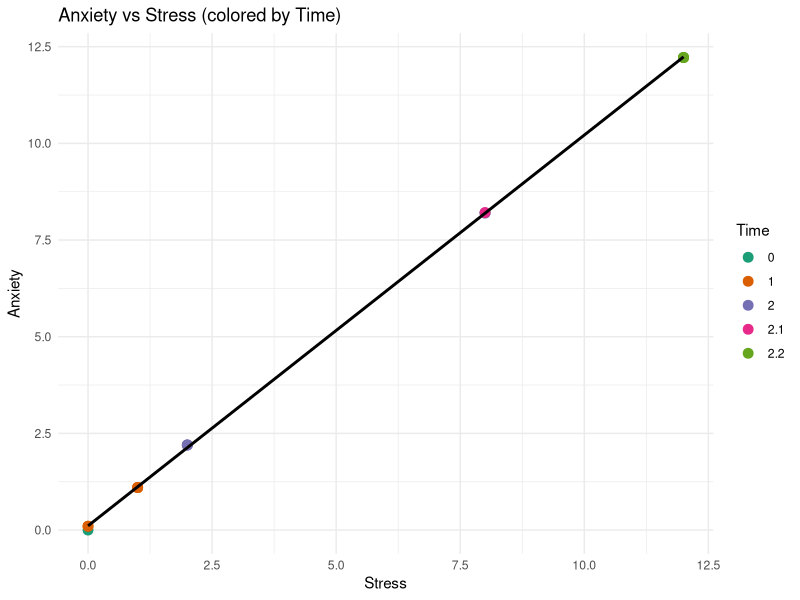
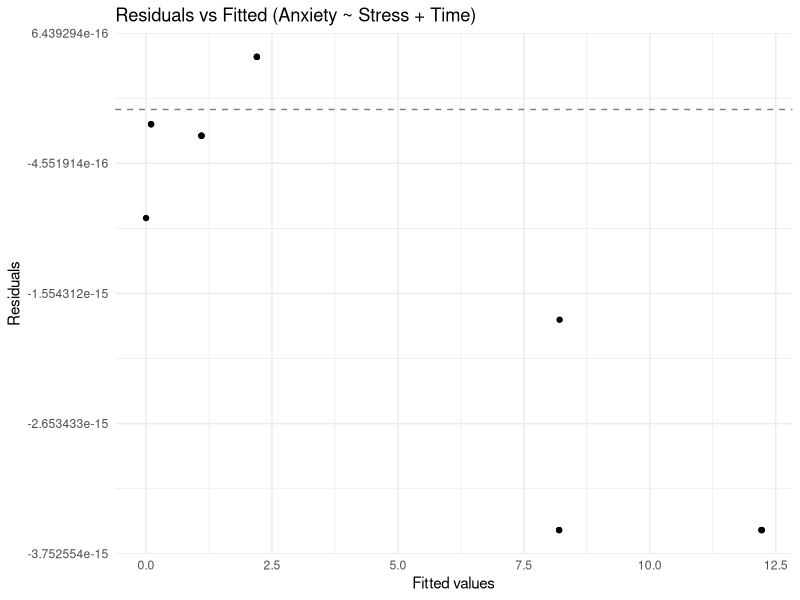
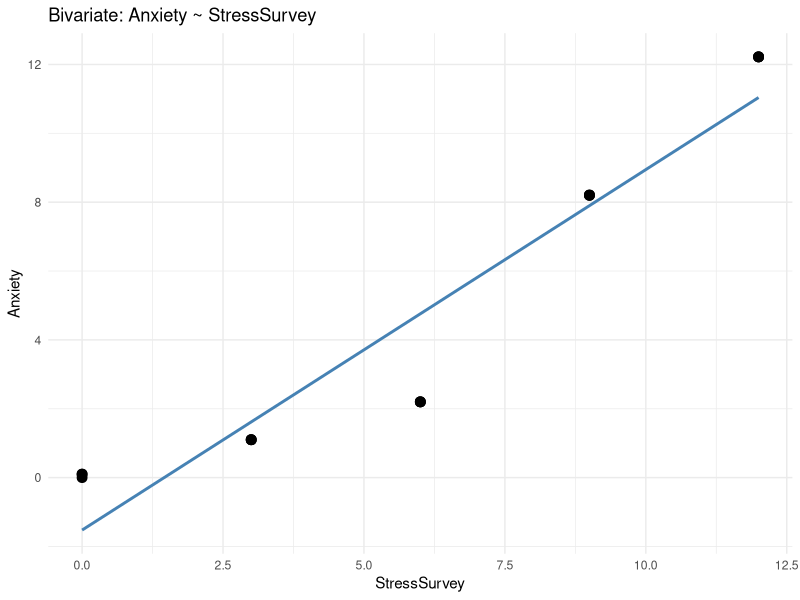
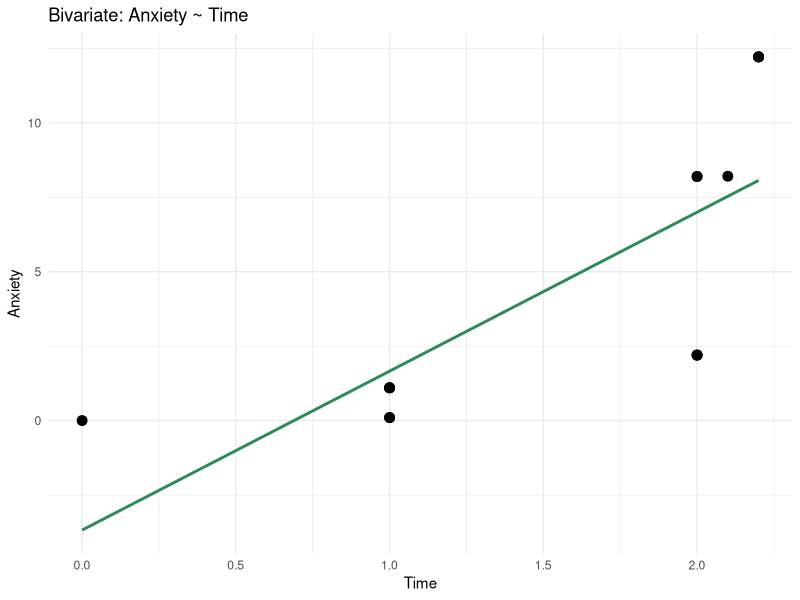
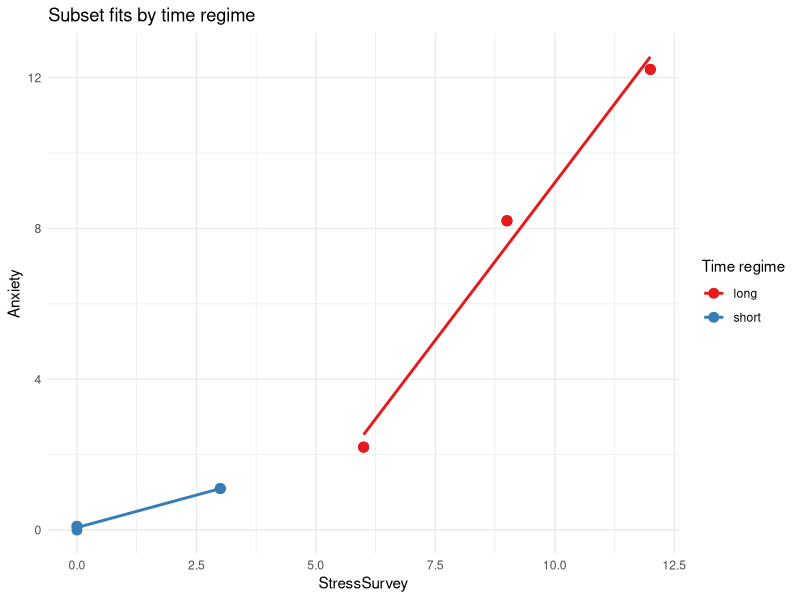

Reproduce these figures in R, in order.
## ---- chunk 1
#| echo: false
library(tidyverse)
library(broom)

# Data with known true relationships: Anxiety = Stress + 0.1 × Time
observDF <- tribble(
  ~Stress, ~StressSurvey, ~Time, ~Anxiety,
  0,0,0,0,
  0,0,1,0.1,
  0,0,1,0.1,
  1,3,1,1.1,
  1,3,1,1.1,
  1,3,1,1.1,
  2,6,2,2.2,
  2,6,2,2.2,
  2,6,2,2.2,
  8,9,2,8.2,
  8,9,2,8.2,
  8,9,2.1,8.21,
  12,12,2.2,12.22,
  12,12,2.2,12.22,
  12,12,2.2,12.22
)

observDF
## ---- chunk 2
#| echo: false
# Correct model that matches the data-generating process
lm_true <- lm(Anxiety ~ Stress + Time, data = observDF)

# Alternative misspecified models for comparison
lm_stress_only <- lm(Anxiety ~ Stress, data = observDF)
lm_survey_only <- lm(Anxiety ~ StressSurvey, data = observDF)

# Summaries
true_tidy   <- tidy(lm_true)
true_glance <- glance(lm_true)

stress_only_glance <- glance(lm_stress_only)
survey_only_glance <- glance(lm_survey_only)

list(
  true_model_coefficients = true_tidy,
  true_model_fit = true_glance[, c("r.squared", "adj.r.squared", "sigma")],
  stress_only_fit = stress_only_glance[, c("r.squared", "adj.r.squared", "sigma")],
  survey_only_fit = survey_only_glance[, c("r.squared", "adj.r.squared", "sigma")]
)
## ---- chunk 3
#| echo: false
# Scatter: Anxiety vs Stress, colored by Time with linear trend
ggplot(observDF, aes(x = Stress, y = Anxiety, color = factor(Time))) +
  geom_point(size = 3) +
  geom_smooth(method = "lm", se = FALSE, color = "black") +
  scale_color_brewer(palette = "Dark2", name = "Time") +
  labs(title = "Anxiety vs Stress (colored by Time)",
       x = "Stress",
       y = "Anxiety") +
  theme_minimal()

# Residuals vs Fitted for the true model
augment(lm_true) %>%
  ggplot(aes(x = .fitted, y = .resid)) +
  geom_hline(yintercept = 0, linetype = "dashed", color = "grey50") +
  geom_point() +
  labs(title = "Residuals vs Fitted (Anxiety ~ Stress + Time)",
       x = "Fitted values",
       y = "Residuals") +
  theme_minimal()
## ---- chunk 4
#| echo: false
lm_bivar_survey <- lm(Anxiety ~ StressSurvey, data = observDF)
bivar_survey_tidy <- tidy(lm_bivar_survey)
bivar_survey_glance <- glance(lm_bivar_survey)
list(
  coefficients = bivar_survey_tidy,
  fit = bivar_survey_glance[, c("r.squared", "adj.r.squared", "sigma")]
)
## ---- chunk 5
#| echo: false
ggplot(observDF, aes(x = StressSurvey, y = Anxiety)) +
  geom_point(size = 3) +
  geom_smooth(method = "lm", se = FALSE, color = "steelblue") +
  labs(title = "Bivariate: Anxiety ~ StressSurvey",
       x = "StressSurvey",
       y = "Anxiety") +
  theme_minimal()
## ---- chunk 6
#| echo: false
lm_bivar_time <- lm(Anxiety ~ Time, data = observDF)
bivar_time_tidy <- tidy(lm_bivar_time)
bivar_time_glance <- glance(lm_bivar_time)
list(
  coefficients = bivar_time_tidy,
  fit = bivar_time_glance[, c("r.squared", "adj.r.squared", "sigma")]
)
## ---- chunk 7
#| echo: false
ggplot(observDF, aes(x = Time, y = Anxiety)) +
  geom_point(size = 3) +
  geom_smooth(method = "lm", se = FALSE, color = "seagreen") +
  labs(title = "Bivariate: Anxiety ~ Time",
       x = "Time",
       y = "Anxiety") +
  theme_minimal()
## ---- chunk 8
#| echo: false
lm_multi_survey_time <- lm(Anxiety ~ StressSurvey + Time, data = observDF)
multi_survey_time_tidy <- tidy(lm_multi_survey_time)
multi_survey_time_glance <- glance(lm_multi_survey_time)

list(
  coefficients = multi_survey_time_tidy,
  fit = multi_survey_time_glance[, c("r.squared", "adj.r.squared", "sigma")]
)
## ---- chunk 9
#| echo: false
comparison <- tibble(
  model = c("True: Stress + Time", "Bivar: StressSurvey", "Bivar: Time", "Multi: StressSurvey + Time"),
  r_squared = c(true_glance$r.squared, bivar_survey_glance$r.squared, bivar_time_glance$r.squared, multi_survey_time_glance$r.squared),
  adj_r_squared = c(true_glance$adj.r.squared, bivar_survey_glance$adj.r.squared, bivar_time_glance$adj.r.squared, multi_survey_time_glance$adj.r.squared),
  sigma = c(true_glance$sigma, bivar_survey_glance$sigma, bivar_time_glance$sigma, multi_survey_time_glance$sigma)
)
comparison
## ---- chunk 10
#| echo: false
observDF <- observDF %>% mutate(time_regime = case_when(
  Time <= 1 ~ "short",
  Time >= 2 ~ "long",
  TRUE ~ "middle"
))

short_df <- filter(observDF, time_regime == "short")
long_df  <- filter(observDF, time_regime == "long")

lm_short <- lm(Anxiety ~ StressSurvey + Time, data = short_df)
lm_long  <- lm(Anxiety ~ StressSurvey + Time, data = long_df)

list(
  short_coefficients = tidy(lm_short),
  short_fit = glance(lm_short)[, c("r.squared", "adj.r.squared", "sigma")],
  long_coefficients = tidy(lm_long),
  long_fit = glance(lm_long)[, c("r.squared", "adj.r.squared", "sigma")]
)
## ---- chunk 11
#| echo: false
ggplot(observDF, aes(x = StressSurvey, y = Anxiety, color = time_regime)) +
  geom_point(size = 3) +
  geom_smooth(method = "lm", se = FALSE) +
  scale_color_brewer(palette = "Set1", name = "Time regime") +
  labs(title = "Subset fits by time regime",
       x = "StressSurvey",
       y = "Anxiety") +
  theme_minimal()
